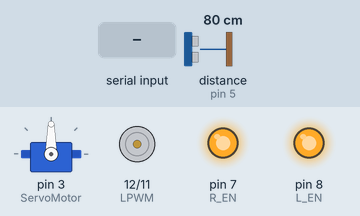
Simulated run of this sketch. Board: Arduino Uno, built with avr-gcc and run on an emulated ATmega328P. Shown: servo, motor-driver pin pairs drawn as motors (green arrow = first pin HIGH = forward, orange = second pin HIGH = backward, longer = more drive), output pins drawn as LEDs (lit = HIGH). Wiring (inferred from the names in the program): ultrasonic range finder: trigger pin 4; echo pin 5. The test bench sets the inputs (shaded band); at power-on: distance to the obstacle (sensor on pin 5) 80 cm. The echo pulse lasts 58.3 µs per cm; pins used as bus, display or sensor lines are not drawn; what the sketch prints to the serial monitor is not drawn.

Above: at 1.2 s.
1.3 s: "PCT:1\n" received over Serial
At 2.5 s:
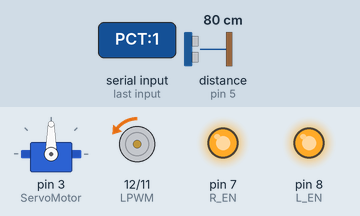
2.8 s: "SERVO\n" received over Serial
At 3.8 s:
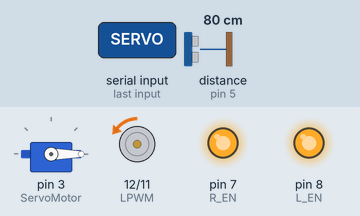
4.3 s: "STOP:1\n" received over Serial
At 5.6 s:
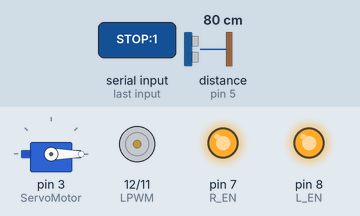
Timing chart, 0 to 7.3 s (numbered marks = the images above; inputs shaded):
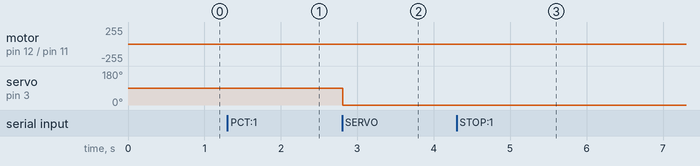

The sketch:

SerialPort_communication.ino
```cpp
/*
 * Arduino Conveyor Belt Controller
 * Features:
 * - Percentage-based speed control (0-100%)
 * - Immediate and gradual stop options
 * - Gradual speed increase
 * - Reverse direction control
 * - Serial communication with Raspberry Pi
 */

#include <Servo.h>

Servo ServoMotor;

// BTS7960 Motor Controller Pins
const int RPWM = 11;
const int LPWM = 12;
const int R_EN = 7;
const int L_EN = 8;
const int trigPin = 4;
const int echoPin = 5;

// Motor control variables
int currentSpeed = 0;
int targetSpeed = 0;
int currentDirection = 1;
int rampRate = 5;
unsigned long lastRampTime = 0;
const int rampInterval = 50;

String inputString = "";
boolean stringComplete = false;

void setup()
{
  Serial.begin(9600);
  ServoMotor.attach(3);
  inputString.reserve(200);

  pinMode(RPWM, OUTPUT);
  pinMode(LPWM, OUTPUT);
  pinMode(R_EN, OUTPUT);
  pinMode(L_EN, OUTPUT);

  pinMode(trigPin, OUTPUT);
  pinMode(echoPin, INPUT);

  digitalWrite(R_EN, HIGH);
  digitalWrite(L_EN, HIGH);

  analogWrite(RPWM, 0);
  analogWrite(LPWM, 0);
}

void loop()
{
  if (stringComplete)
  {
    processCommand(inputString);
    inputString = "";
    stringComplete = false;
  }

  if (currentSpeed != targetSpeed && millis() - lastRampTime >= rampInterval)
  {
    updateMotorSpeed();
    lastRampTime = millis();
  }

  static unsigned long lastDistanceTime = 0;
  const unsigned long distanceInterval = 500;

  if (millis() - lastDistanceTime > distanceInterval)
  {
    long distance = measureDistance();
    if (distance > 0)
    {
      Serial.print("DISTANCE:");
      Serial.print(distance);
      Serial.println(" cm");
    }
    lastDistanceTime = millis();
  }
}

void updateMotorSpeed()
{
  if (currentSpeed < targetSpeed)
  {
    currentSpeed = min(currentSpeed + rampRate, targetSpeed);
  }
  else if (currentSpeed > targetSpeed)
  {
    currentSpeed = max(currentSpeed - rampRate, targetSpeed);
  }
  applyMotorControl();
}

void applyMotorControl()
{
  if (currentSpeed == 0)
  {
    analogWrite(RPWM, 0);
    analogWrite(LPWM, 0);
  }
  else if (currentDirection == 1)
  {
    analogWrite(LPWM, 0);
    analogWrite(RPWM, currentSpeed);
  }
  else if (currentDirection == -1)
  {
    analogWrite(LPWM, currentSpeed);
    analogWrite(RPWM, 0);
  }
  else
  {
    analogWrite(RPWM, 0);
    analogWrite(LPWM, currentSpeed);
  }
}

void processCommand(String command)
{
  command.trim();

  int colonIndex = command.indexOf(':');
  String cmd;
  String valueStr = "";
  int value = 0;

  if (colonIndex != -1)
  {
    cmd = command.substring(0, colonIndex);
    valueStr = command.substring(colonIndex + 1);
    valueStr.trim();
    Serial.print("→ valueStr before toInt: '");
    Serial.print(valueStr);
    Serial.println("'");
    value = valueStr.toInt();
  }
  else
  {
    cmd = command;
  }

  if (cmd == "PCT")
  {
    if (value >= 0 && value <= 100)
    {
      targetSpeed = map(value, 0, 100, 0, 255);
      Serial.print("OK:PCT:");
      Serial.print(value);
      Serial.println("%");
    }
    else
    {
      Serial.println("ERR:Invalid percentage. Use 0-100");
    }
  }
  else if (cmd == "STOP")
  {
    if (valueStr == "" || value == 0)
    {
      targetSpeed = 0;
      currentSpeed = 0;
      applyMotorControl();
      Serial.println("OK:STOP:Immediate");
    }
    else
    {
      targetSpeed = 0;
      rampRate = constrain(value, 1, 50);
      Serial.print("OK:STOP:Gradual:");
      Serial.println(rampRate);
    }
  }
  else if (cmd == "START")
  {
    rampRate = (valueStr == "" || value == 0) ? 5 : constrain(value, 1, 20);
    Serial.print("OK:START:RampRate:");
    Serial.println(rampRate);
  }
  else if (cmd == "DIR")
  {
    if (value == 1 || value == -1)
    {
      currentDirection = value;
      applyMotorControl();
      Serial.println(currentDirection == 1 ? "OK:DIR:Forward" : "OK:DIR:Reverse");
    }
    else
    {
      Serial.println("ERR:Invalid direction. Use 1 (forward) or -1 (reverse)");
    }
  }
  else if (cmd == "STATUS")
  {
    String dirText = (currentDirection == 1) ? "Forward" : "Reverse";
    int pctSpeed = map(currentSpeed, 0, 255, 0, 100);
    Serial.print("STATUS:Speed:");
    Serial.print(pctSpeed);
    Serial.print("%:Direction:");
    Serial.println(dirText);
  }
  else if (cmd == "SERVO")
  {
    if (value >= 0 && value <= 180)
    {
      ServoMotor.write(value);
      Serial.print("OK:SERVO:");
      Serial.println(value);
    }
  }
  else if(cmd == "REV")
  {
    currentDirection *= -1;
    applyMotorControl();
    Serial.println(currentDirection == 1 ? "OK:DIR:Forward" : "OK:DIR:Reverse");
  }
  else
  {
    Serial.println("ERR:Unknown command");
  }
}

// Distance measurement function
long measureDistance()
{
  digitalWrite(trigPin, LOW);
  delayMicroseconds(2);
  digitalWrite(trigPin, HIGH);
  delayMicroseconds(10);
  digitalWrite(trigPin, LOW);

  long duration = pulseIn(echoPin, HIGH, 30000);
  if (duration == 0)
    return -1;
  long distance = duration * 0.034 / 2;
  return distance;
}

// Serial input handler
void serialEvent()
{
  while (Serial.available())
  {
    char inChar = (char)Serial.read();
    if (inChar != '\n')
    {
      inputString += inChar;
    }
    if (inChar == '\n')
    {
      stringComplete = true;
    }
  }
}
```

Measured:
- after the input at 1.3 s, motor on pin 12 (LPWM) / pin 11 (RPWM): stopped → backward 2/255 at once
- after the input at 2.8 s, servo on pin 3 (ServoMotor): 90° → 0° at once
- after the input at 4.3 s, motor on pin 12 (LPWM) / pin 11 (RPWM): backward 2/255 → stopped at once
